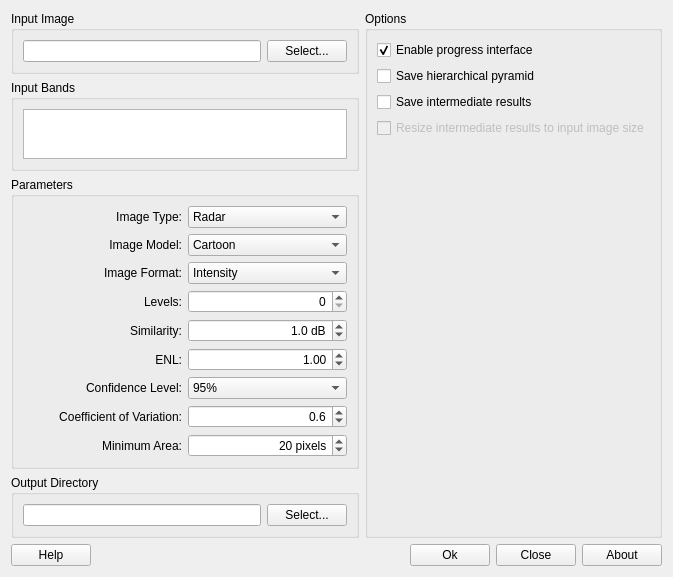
<?xml version="1.0" encoding="UTF-8"?>
<ui version="4.0">
 <class>MultiSegWidgetForm</class>
 <widget class="QWidget" name="MultiSegWidgetForm">
  <property name="geometry">
   <rect>
    <x>0</x>
    <y>0</y>
    <width>673</width>
    <height>555</height>
   </rect>
  </property>
  <property name="minimumSize">
   <size>
    <width>400</width>
    <height>0</height>
   </size>
  </property>
  <property name="windowTitle">
   <string>MultiSeg</string>
  </property>
  <property name="windowIcon">
   <iconset resource="../../mseg-ui.qrc">
    <normaloff>:/resources/icon/icon.png</normaloff>:/resources/icon/icon.png</iconset>
  </property>
  <layout class="QGridLayout" name="gridLayout_25">
   <item row="0" column="0">
    <layout class="QGridLayout" name="gridLayout_24">
     <item row="0" column="0">
      <layout class="QGridLayout" name="gridLayout_23">
       <item row="0" column="0">
        <layout class="QGridLayout" name="gridLayout_19">
         <item row="0" column="0">
          <layout class="QGridLayout" name="gridLayout_17">
           <item row="0" column="0">
            <widget class="QGroupBox" name="m_inputImageGroupBox">
             <property name="title">
              <string>Input Image</string>
             </property>
             <layout class="QGridLayout" name="gridLayout_2">
              <item row="0" column="0">
               <layout class="QGridLayout" name="gridLayout">
                <item row="0" column="1">
                 <widget class="QPushButton" name="m_inputImagePushButton">
                  <property name="text">
                   <string>Select...</string>
                  </property>
                 </widget>
                </item>
                <item row="0" column="0">
                 <widget class="QLineEdit" name="m_inputImageLineEdit">
                  <property name="readOnly">
                   <bool>true</bool>
                  </property>
                 </widget>
                </item>
               </layout>
              </item>
             </layout>
            </widget>
           </item>
           <item row="1" column="0">
            <widget class="QGroupBox" name="m_inputBandsGroupBox">
             <property name="sizePolicy">
              <sizepolicy hsizetype="Preferred" vsizetype="Minimum">
               <horstretch>0</horstretch>
               <verstretch>0</verstretch>
              </sizepolicy>
             </property>
             <property name="title">
              <string>Input Bands</string>
             </property>
             <layout class="QGridLayout" name="gridLayout_14">
              <item row="0" column="0">
               <widget class="QListWidget" name="m_inputBandsListWidget">
                <property name="minimumSize">
                 <size>
                  <width>0</width>
                  <height>0</height>
                 </size>
                </property>
                <property name="maximumSize">
                 <size>
                  <width>16777215</width>
                  <height>50</height>
                 </size>
                </property>
                <property name="selectionMode">
                 <enum>QAbstractItemView::MultiSelection</enum>
                </property>
               </widget>
              </item>
             </layout>
            </widget>
           </item>
          </layout>
         </item>
         <item row="1" column="0">
          <widget class="QGroupBox" name="m_parametersGroupBox">
           <property name="title">
            <string>Parameters</string>
           </property>
           <layout class="QGridLayout" name="gridLayout_5">
            <item row="0" column="0">
             <layout class="QGridLayout" name="gridLayout_4">
              <item row="0" column="0">
               <layout class="QGridLayout" name="gridLayout_6">
                <item row="0" column="0">
                 <widget class="QLabel" name="m_imageTypeLabel">
                  <property name="sizePolicy">
                   <sizepolicy hsizetype="Preferred" vsizetype="Preferred">
                    <horstretch>0</horstretch>
                    <verstretch>0</verstretch>
                   </sizepolicy>
                  </property>
                  <property name="text">
                   <string>Image Type:</string>
                  </property>
                  <property name="alignment">
                   <set>Qt::AlignRight|Qt::AlignTrailing|Qt::AlignVCenter</set>
                  </property>
                 </widget>
                </item>
                <item row="0" column="1">
                 <widget class="QComboBox" name="m_imageTypeComboBox">
                  <item>
                   <property name="text">
                    <string>Radar</string>
                   </property>
                  </item>
                  <item>
                   <property name="text">
                    <string>Optical</string>
                   </property>
                  </item>
                 </widget>
                </item>
               </layout>
              </item>
              <item row="1" column="0">
               <layout class="QGridLayout" name="gridLayout_13">
                <item row="0" column="0">
                 <widget class="QLabel" name="m_imageModelLabel">
                  <property name="sizePolicy">
                   <sizepolicy hsizetype="Preferred" vsizetype="Preferred">
                    <horstretch>0</horstretch>
                    <verstretch>0</verstretch>
                   </sizepolicy>
                  </property>
                  <property name="text">
                   <string>Image Model:</string>
                  </property>
                  <property name="alignment">
                   <set>Qt::AlignRight|Qt::AlignTrailing|Qt::AlignVCenter</set>
                  </property>
                 </widget>
                </item>
                <item row="0" column="1">
                 <widget class="QComboBox" name="m_imageModelComboBox">
                  <item>
                   <property name="text">
                    <string>Cartoon</string>
                   </property>
                  </item>
                 </widget>
                </item>
               </layout>
              </item>
              <item row="2" column="0">
               <layout class="QGridLayout" name="gridLayout_3">
                <item row="0" column="0">
                 <widget class="QLabel" name="m_radarImageFormatLabel">
                  <property name="sizePolicy">
                   <sizepolicy hsizetype="Preferred" vsizetype="Preferred">
                    <horstretch>0</horstretch>
                    <verstretch>0</verstretch>
                   </sizepolicy>
                  </property>
                  <property name="text">
                   <string>Image Format:</string>
                  </property>
                  <property name="alignment">
                   <set>Qt::AlignRight|Qt::AlignTrailing|Qt::AlignVCenter</set>
                  </property>
                 </widget>
                </item>
                <item row="0" column="1">
                 <widget class="QComboBox" name="m_radarImageFormatComboBox">
                  <item>
                   <property name="text">
                    <string>Intensity</string>
                   </property>
                  </item>
                  <item>
                   <property name="text">
                    <string>Amplitude</string>
                   </property>
                  </item>
                 </widget>
                </item>
               </layout>
              </item>
              <item row="3" column="0">
               <layout class="QGridLayout" name="gridLayout_7">
                <item row="0" column="0">
                 <widget class="QLabel" name="m_levelsLabel">
                  <property name="sizePolicy">
                   <sizepolicy hsizetype="Preferred" vsizetype="Preferred">
                    <horstretch>0</horstretch>
                    <verstretch>0</verstretch>
                   </sizepolicy>
                  </property>
                  <property name="text">
                   <string>Levels:</string>
                  </property>
                  <property name="alignment">
                   <set>Qt::AlignRight|Qt::AlignTrailing|Qt::AlignVCenter</set>
                  </property>
                 </widget>
                </item>
                <item row="0" column="1">
                 <widget class="QSpinBox" name="m_levelsSpinBox">
                  <property name="alignment">
                   <set>Qt::AlignRight|Qt::AlignTrailing|Qt::AlignVCenter</set>
                  </property>
                  <property name="maximum">
                   <number>100</number>
                  </property>
                 </widget>
                </item>
               </layout>
              </item>
              <item row="4" column="0">
               <layout class="QGridLayout" name="gridLayout_8">
                <item row="0" column="1">
                 <widget class="QDoubleSpinBox" name="m_similarityDoubleSpinBox">
                  <property name="alignment">
                   <set>Qt::AlignRight|Qt::AlignTrailing|Qt::AlignVCenter</set>
                  </property>
                  <property name="suffix">
                   <string> dB</string>
                  </property>
                  <property name="decimals">
                   <number>1</number>
                  </property>
                  <property name="maximum">
                   <double>10000.000000000000000</double>
                  </property>
                  <property name="singleStep">
                   <double>0.500000000000000</double>
                  </property>
                  <property name="value">
                   <double>1.000000000000000</double>
                  </property>
                 </widget>
                </item>
                <item row="0" column="0">
                 <widget class="QLabel" name="m_similarityLabel">
                  <property name="sizePolicy">
                   <sizepolicy hsizetype="Preferred" vsizetype="Preferred">
                    <horstretch>0</horstretch>
                    <verstretch>0</verstretch>
                   </sizepolicy>
                  </property>
                  <property name="text">
                   <string>Similarity:</string>
                  </property>
                  <property name="alignment">
                   <set>Qt::AlignRight|Qt::AlignTrailing|Qt::AlignVCenter</set>
                  </property>
                 </widget>
                </item>
               </layout>
              </item>
              <item row="5" column="0">
               <layout class="QGridLayout" name="gridLayout_9">
                <item row="0" column="0">
                 <widget class="QLabel" name="m_enlLabel">
                  <property name="sizePolicy">
                   <sizepolicy hsizetype="Preferred" vsizetype="Preferred">
                    <horstretch>0</horstretch>
                    <verstretch>0</verstretch>
                   </sizepolicy>
                  </property>
                  <property name="text">
                   <string>ENL:</string>
                  </property>
                  <property name="alignment">
                   <set>Qt::AlignRight|Qt::AlignTrailing|Qt::AlignVCenter</set>
                  </property>
                 </widget>
                </item>
                <item row="0" column="1">
                 <widget class="QDoubleSpinBox" name="m_enlDoubleSpinBox">
                  <property name="alignment">
                   <set>Qt::AlignRight|Qt::AlignTrailing|Qt::AlignVCenter</set>
                  </property>
                  <property name="decimals">
                   <number>2</number>
                  </property>
                  <property name="minimum">
                   <double>0.100000000000000</double>
                  </property>
                  <property name="maximum">
                   <double>250.000000000000000</double>
                  </property>
                  <property name="singleStep">
                   <double>1.000000000000000</double>
                  </property>
                  <property name="value">
                   <double>1.000000000000000</double>
                  </property>
                 </widget>
                </item>
               </layout>
              </item>
              <item row="6" column="0">
               <layout class="QGridLayout" name="gridLayout_10">
                <item row="0" column="1">
                 <widget class="QComboBox" name="m_confidenceLevelComboBox">
                  <property name="currentIndex">
                   <number>4</number>
                  </property>
                  <item>
                   <property name="text">
                    <string>100%</string>
                   </property>
                  </item>
                  <item>
                   <property name="text">
                    <string>99.9%</string>
                   </property>
                  </item>
                  <item>
                   <property name="text">
                    <string>99.5%</string>
                   </property>
                  </item>
                  <item>
                   <property name="text">
                    <string>99%</string>
                   </property>
                  </item>
                  <item>
                   <property name="text">
                    <string>95%</string>
                   </property>
                  </item>
                  <item>
                   <property name="text">
                    <string>90%</string>
                   </property>
                  </item>
                  <item>
                   <property name="text">
                    <string>85%</string>
                   </property>
                  </item>
                  <item>
                   <property name="text">
                    <string>80%</string>
                   </property>
                  </item>
                 </widget>
                </item>
                <item row="0" column="0">
                 <widget class="QLabel" name="m_confidenceLevelLabel">
                  <property name="sizePolicy">
                   <sizepolicy hsizetype="Preferred" vsizetype="Preferred">
                    <horstretch>0</horstretch>
                    <verstretch>0</verstretch>
                   </sizepolicy>
                  </property>
                  <property name="text">
                   <string>Confidence Level:</string>
                  </property>
                  <property name="alignment">
                   <set>Qt::AlignRight|Qt::AlignTrailing|Qt::AlignVCenter</set>
                  </property>
                 </widget>
                </item>
               </layout>
              </item>
              <item row="7" column="0">
               <layout class="QGridLayout" name="gridLayout_12">
                <item row="0" column="0">
                 <widget class="QLabel" name="m_cvLabel">
                  <property name="sizePolicy">
                   <sizepolicy hsizetype="Preferred" vsizetype="Preferred">
                    <horstretch>0</horstretch>
                    <verstretch>0</verstretch>
                   </sizepolicy>
                  </property>
                  <property name="text">
                   <string>Coefficient of Variation:</string>
                  </property>
                  <property name="alignment">
                   <set>Qt::AlignRight|Qt::AlignTrailing|Qt::AlignVCenter</set>
                  </property>
                 </widget>
                </item>
                <item row="0" column="1">
                 <widget class="QDoubleSpinBox" name="m_cvDoubleSpinBox">
                  <property name="alignment">
                   <set>Qt::AlignRight|Qt::AlignTrailing|Qt::AlignVCenter</set>
                  </property>
                  <property name="decimals">
                   <number>1</number>
                  </property>
                  <property name="maximum">
                   <double>20.000000000000000</double>
                  </property>
                  <property name="singleStep">
                   <double>0.100000000000000</double>
                  </property>
                  <property name="value">
                   <double>0.600000000000000</double>
                  </property>
                 </widget>
                </item>
               </layout>
              </item>
              <item row="8" column="0">
               <layout class="QGridLayout" name="gridLayout_11">
                <item row="0" column="1">
                 <widget class="QSpinBox" name="m_minAreaSpinBox">
                  <property name="alignment">
                   <set>Qt::AlignRight|Qt::AlignTrailing|Qt::AlignVCenter</set>
                  </property>
                  <property name="suffix">
                   <string> pixels</string>
                  </property>
                  <property name="prefix">
                   <string/>
                  </property>
                  <property name="minimum">
                   <number>1</number>
                  </property>
                  <property name="maximum">
                   <number>10000</number>
                  </property>
                  <property name="value">
                   <number>20</number>
                  </property>
                 </widget>
                </item>
                <item row="0" column="0">
                 <widget class="QLabel" name="m_minAreaLabel">
                  <property name="sizePolicy">
                   <sizepolicy hsizetype="Preferred" vsizetype="Preferred">
                    <horstretch>0</horstretch>
                    <verstretch>0</verstretch>
                   </sizepolicy>
                  </property>
                  <property name="text">
                   <string>Minimum Area:</string>
                  </property>
                  <property name="alignment">
                   <set>Qt::AlignRight|Qt::AlignTrailing|Qt::AlignVCenter</set>
                  </property>
                 </widget>
                </item>
               </layout>
              </item>
             </layout>
            </item>
           </layout>
          </widget>
         </item>
         <item row="2" column="0">
          <widget class="QGroupBox" name="m_outputDirGroupBox">
           <property name="title">
            <string>Output Directory</string>
           </property>
           <layout class="QGridLayout" name="gridLayout_15">
            <item row="0" column="0">
             <layout class="QGridLayout" name="gridLayout_16">
              <item row="0" column="0">
               <widget class="QLineEdit" name="m_outputDirLineEdit">
                <property name="readOnly">
                 <bool>true</bool>
                </property>
               </widget>
              </item>
              <item row="0" column="1">
               <widget class="QPushButton" name="m_outputDirPushButton">
                <property name="text">
                 <string>Select...</string>
                </property>
               </widget>
              </item>
             </layout>
            </item>
           </layout>
          </widget>
         </item>
        </layout>
       </item>
       <item row="0" column="1">
        <widget class="QGroupBox" name="m_optionsGroupBox">
         <property name="title">
          <string>Options</string>
         </property>
         <layout class="QGridLayout" name="gridLayout_22">
          <item row="0" column="0">
           <layout class="QGridLayout" name="gridLayout_21">
            <item row="0" column="0">
             <layout class="QGridLayout" name="gridLayout_20">
              <item row="0" column="0">
               <widget class="QCheckBox" name="m_enableProgressCheckBox">
                <property name="text">
                 <string>Enable progress interface</string>
                </property>
                <property name="checked">
                 <bool>true</bool>
                </property>
               </widget>
              </item>
              <item row="1" column="0">
               <widget class="QCheckBox" name="m_savePyramidLevelsCheckBox">
                <property name="text">
                 <string>Save hierarchical pyramid</string>
                </property>
               </widget>
              </item>
              <item row="2" column="0">
               <widget class="QCheckBox" name="m_saveIntermediateResultsCheckBox">
                <property name="text">
                 <string>Save intermediate results</string>
                </property>
               </widget>
              </item>
              <item row="3" column="0">
               <widget class="QCheckBox" name="m_resizeIntermediateResultsCheckBox">
                <property name="enabled">
                 <bool>false</bool>
                </property>
                <property name="text">
                 <string>Resize intermediate results to input image size</string>
                </property>
               </widget>
              </item>
             </layout>
            </item>
            <item row="1" column="0">
             <spacer name="verticalSpacer">
              <property name="orientation">
               <enum>Qt::Vertical</enum>
              </property>
              <property name="sizeHint" stdset="0">
               <size>
                <width>20</width>
                <height>40</height>
               </size>
              </property>
             </spacer>
            </item>
           </layout>
          </item>
         </layout>
        </widget>
       </item>
      </layout>
     </item>
     <item row="1" column="0">
      <layout class="QGridLayout" name="gridLayout_18">
       <item row="0" column="0">
        <widget class="QPushButton" name="m_helpPushButton">
         <property name="text">
          <string>Help</string>
         </property>
        </widget>
       </item>
       <item row="0" column="1">
        <spacer name="horizontalSpacer">
         <property name="orientation">
          <enum>Qt::Horizontal</enum>
         </property>
         <property name="sizeHint" stdset="0">
          <size>
           <width>40</width>
           <height>20</height>
          </size>
         </property>
        </spacer>
       </item>
       <item row="0" column="2">
        <widget class="QPushButton" name="m_okPushButton">
         <property name="text">
          <string>Ok</string>
         </property>
        </widget>
       </item>
       <item row="0" column="3">
        <widget class="QPushButton" name="m_closePushButton">
         <property name="text">
          <string>Close</string>
         </property>
        </widget>
       </item>
       <item row="0" column="4">
        <widget class="QPushButton" name="m_aboutPushButton">
         <property name="text">
          <string>About</string>
         </property>
        </widget>
       </item>
      </layout>
     </item>
    </layout>
   </item>
  </layout>
 </widget>
 <tabstops>
  <tabstop>m_inputImagePushButton</tabstop>
  <tabstop>m_inputImageLineEdit</tabstop>
  <tabstop>m_imageTypeComboBox</tabstop>
  <tabstop>m_imageModelComboBox</tabstop>
  <tabstop>m_radarImageFormatComboBox</tabstop>
  <tabstop>m_levelsSpinBox</tabstop>
  <tabstop>m_similarityDoubleSpinBox</tabstop>
  <tabstop>m_enlDoubleSpinBox</tabstop>
  <tabstop>m_confidenceLevelComboBox</tabstop>
  <tabstop>m_cvDoubleSpinBox</tabstop>
  <tabstop>m_minAreaSpinBox</tabstop>
  <tabstop>m_outputDirPushButton</tabstop>
  <tabstop>m_outputDirLineEdit</tabstop>
  <tabstop>m_okPushButton</tabstop>
  <tabstop>m_closePushButton</tabstop>
  <tabstop>m_helpPushButton</tabstop>
 </tabstops>
 <resources>
  <include location="../../mseg-ui.qrc"/>
 </resources>
 <connections>
  <connection>
   <sender>m_closePushButton</sender>
   <signal>clicked()</signal>
   <receiver>MultiSegWidgetForm</receiver>
   <slot>close()</slot>
   <hints>
    <hint type="sourcelabel">
     <x>660</x>
     <y>543</y>
    </hint>
    <hint type="destinationlabel">
     <x>191</x>
     <y>4</y>
    </hint>
   </hints>
  </connection>
  <connection>
   <sender>m_saveIntermediateResultsCheckBox</sender>
   <signal>clicked(bool)</signal>
   <receiver>m_resizeIntermediateResultsCheckBox</receiver>
   <slot>setEnabled(bool)</slot>
   <hints>
    <hint type="sourcelabel">
     <x>453</x>
     <y>90</y>
    </hint>
    <hint type="destinationlabel">
     <x>491</x>
     <y>107</y>
    </hint>
   </hints>
  </connection>
 </connections>
</ui>
